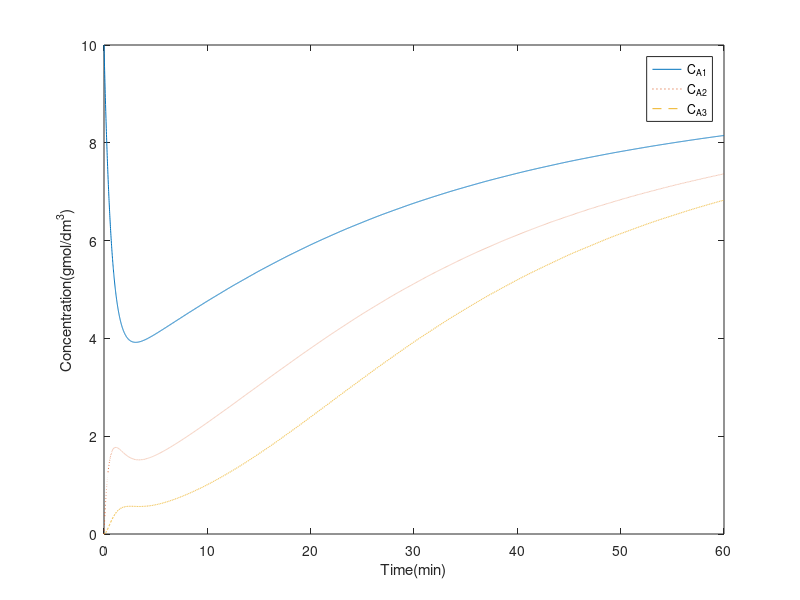

The MATLAB source for this figure:
v0 = 5; %inlet flow rate
V = 10; %Volume of each reactor
Ca0 = 10; %initial Ca (concentration of A species)
Cb0 = 0; %initial Cb (concentration of B species)
k = 0.9; %rate constant
kd = 0.01; %decay constant
tspan = 0:0.01:60;   %time interval
y0 = [Ca0 0 0 1 1 1 Cb0 0 0]; %initial concentrations of A & intial values of activity constants & initial values of concentrations of B.
%differential equations
dydt = @(t,y)[(v0*Ca0-v0*y(1)-k*V*y(4)*y(1))/V;(v0*y(1)-v0*y(2)-k*V*y(5)*y(2))/V;(v0*y(2)-v0*y(3)-k*V*y(6)*y(3))/V;-kd*y(4)*y(7);-kd*y(5)*y(8);-kd*y(6)*y(9);
    (v0*Cb0-v0*y(7)+k*V*y(4)*y(1))/V ; (v0*y(7)-v0*y(8)+k*V*y(5)*y(2))/V;(v0*y(8)-v0*y(9)+k*V*y(6)*y(3))/V];
[t,y] = ode45(dydt,tspan,y0); %ode45 inbuilt method using to solve the differential equations
figure(2);
plot(t,y(:,1),'-',t,y(:,2),':',t,y(:,3),'--'); %plotting graph between Ca1 & t,  Ca2 & t, Ca3 wrt t
xlabel('Time(min)'), ylabel('Concentration(gmol/dm^3)')
legend('C_{A1}','C_{A2}','C_{A3}');
